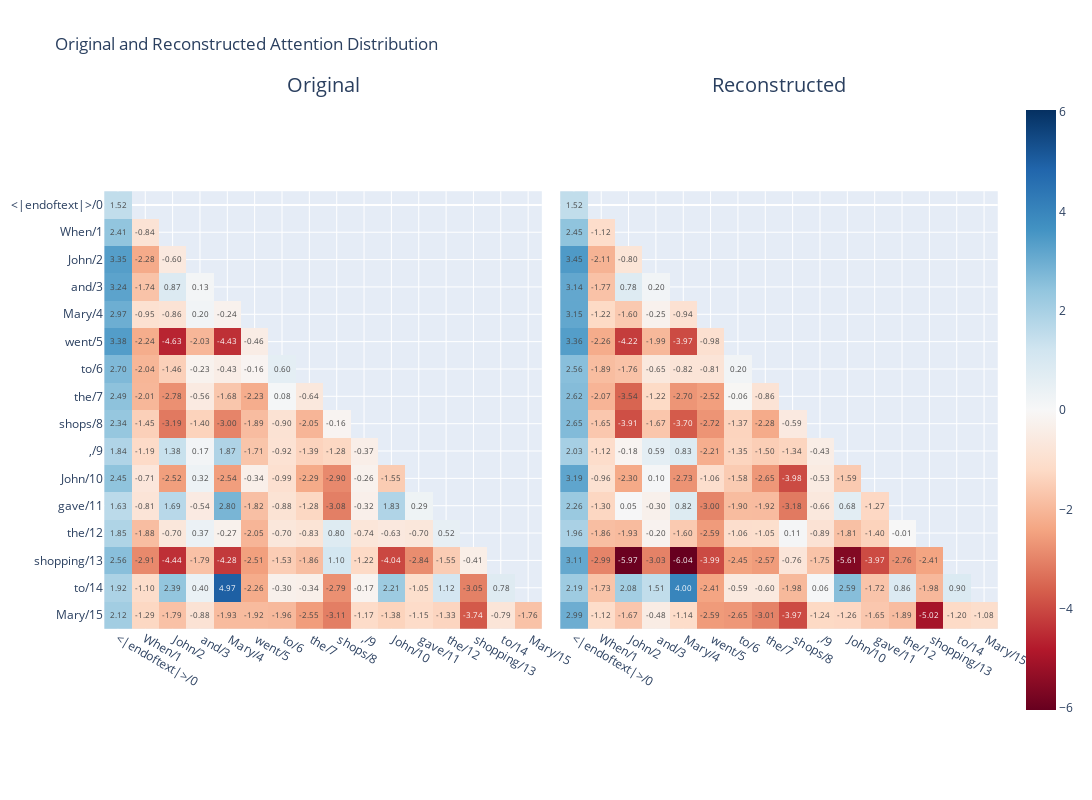

This figure's notebook cell:
### Code cell
def plot_attn(patterns, token_df, title="", facet_col_labels = ["Original", "Reconstructed"]):
    '''
    # patterns_original = cache[utils.get_act_name("pattern", LAYER_IDX)][0,HEAD_IDX].detach().cpu()
    # patterns_reconstructed = cache_reconstructed_query[utils.get_act_name("pattern", LAYER_IDX)][0,HEAD_IDX].detach().cpu()
    patterns_original = cache[utils.get_act_name("attn_scores", LAYER_IDX)][0,HEAD_IDX].detach().cpu()
    patterns_reconstructed = cache_reconstructed_query[utils.get_act_name("attn_scores", LAYER_IDX)][0,HEAD_IDX].detach().cpu()
    both_patterns = torch.stack([patterns_original, patterns_reconstructed])
    plot_attn(both_patterns.detach().cpu(), token_df, title="Original and Reconstructed Attention Distribution")
    
    '''
    fig = px.imshow(patterns, text_auto=".2f", title=title,
                    facet_col=0,
                    color_continuous_midpoint=0,
                    color_continuous_scale="RdBu",
                    )
    
    tickvals = np.arange(patterns.shape[2])
    ticktext = token_df["unique_token"].tolist()
    
    # add tokens as x-ticks and y-ticks, for each facet
    # Update x-ticks and y-ticks for each facet
    for i in range(len(facet_col_labels)):
        fig.update_xaxes(
            dict(tickmode='array', tickvals=tickvals, ticktext=ticktext),
            row=1, col=i+1
        )
        fig.update_yaxes(
            dict(tickmode='array', tickvals=tickvals, ticktext=ticktext),
            row=1, col=i+1
        )
    
    
    # add facet col labels:
    for i, label in enumerate(facet_col_labels):
        fig.layout.annotations[i].text = label
        fig.layout.annotations[i].font.size = 20
        
    fig.update_layout(
        width=1200,
        height=800,
    )
    fig.show()


LAYER_IDX = sparse_autoencoder.cfg.hook_point_layer
HEAD_IDX = 7
patterns_original = original_cache[utils.get_act_name("attn_scores", LAYER_IDX)][0,HEAD_IDX].detach().cpu()
patterns_reconstructed = cache_reconstructed_query[utils.get_act_name("attn_scores", LAYER_IDX)][0,HEAD_IDX].detach().cpu()
both_patterns = torch.stack([patterns_original, patterns_reconstructed])
plot_attn(both_patterns.detach().cpu(), token_df, title="Original and Reconstructed Attention Distribution")
# patterns_original = original_cache[utils.get_act_name("pattern", LAYER_IDX)][0,HEAD_IDX].detach().cpu()
# patterns_reconstructed = cache_reconstructed_query[utils.get_act_name("pattern", LAYER_IDX)][0,HEAD_IDX].detach().cpu()
# both_patterns = torch.stack([patterns_original, patterns_reconstructed])
# plot_attn(both_patterns.detach().cpu(), token_df, title="Original and Reconstructed Attention Distribution")

### Figure 1 — Plotly figure (JSON) as saved in the notebook; plotly's stock layout.template omitted (floating-point values rounded to 4 significant figures; data arrays with more than 128 entries replaced by an {"elided": "..."} marker saying what was removed)
{"data": [{"coloraxis": "coloraxis", "hovertemplate": "x: %{x}<br>y: %{y}<br>color: %{z}<extra></extra>", "name": "0", "texttemplate": "%{z:.2f}", "type": "heatmap", "xaxis": "x", "yaxis": "y", "z": {"elided": "16x16 float values"}}, {"coloraxis": "coloraxis", "hovertemplate": "x: %{x}<br>y: %{y}<br>color: %{z}<extra></extra>", "name": "1", "texttemplate": "%{z:.2f}", "type": "heatmap", "xaxis": "x2", "yaxis": "y2", "z": {"elided": "16x16 float values"}}], "layout": {"annotations": [{"font": {"size": 20}, "showarrow": false, "text": "Original", "x": 0.245, "xanchor": "center", "xref": "paper", "y": 1, "yanchor": "bottom", "yref": "paper"}, {"font": {"size": 20}, "showarrow": false, "text": "Reconstructed", "x": 0.755, "xanchor": "center", "xref": "paper", "y": 1, "yanchor": "bottom", "yref": "paper"}], "coloraxis": {"cmid": 0, "colorscale": [[0, "rgb(103,0,31)"], [0.1, "rgb(178,24,43)"], [0.2, "rgb(214,96,77)"], [0.3, "rgb(244,165,130)"], [0.4, "rgb(253,219,199)"], [0.5, "rgb(247,247,247)"], [0.6, "rgb(209,229,240)"], [0.7, "rgb(146,197,222)"], [0.8, "rgb(67,147,195)"], [0.9, "rgb(33,102,172)"], [1, "rgb(5,48,97)"]]}, "height": 800, "title": {"text": "Original and Reconstructed Attention Distribution"}, "width": 1200, "xaxis": {"anchor": "y", "constrain": "domain", "domain": [0, 0.49], "scaleanchor": "y", "tickmode": "array", "ticktext": ["<|endoftext|>/0", "When/1", " John/2", " and/3", " Mary/4", " went/5", " to/6", " the/7", " shops/8", ",/9", " John/10", " gave/11", " the/12", " shopping/13", " to/14", " Mary/15"], "tickvals": [0, 1, 2, 3, 4, 5, 6, 7, 8, 9, 10, 11, 12, 13, 14, 15]}, "xaxis2": {"anchor": "y2", "domain": [0.51, 1], "matches": "x", "tickmode": "array", "ticktext": ["<|endoftext|>/0", "When/1", " John/2", " and/3", " Mary/4", " went/5", " to/6", " the/7", " shops/8", ",/9", " John/10", " gave/11", " the/12", " shopping/13", " to/14", " Mary/15"], "tickvals": [0, 1, 2, 3, 4, 5, 6, 7, 8, 9, 10, 11, 12, 13, 14, 15]}, "yaxis": {"anchor": "x", "autorange": "reversed", "constrain": "domain", "domain": [0, 1], "tickmode": "array", "ticktext": ["<|endoftext|>/0", "When/1", " John/2", " and/3", " Mary/4", " went/5", " to/6", " the/7", " shops/8", ",/9", " John/10", " gave/11", " the/12", " shopping/13", " to/14", " Mary/15"], "tickvals": [0, 1, 2, 3, 4, 5, 6, 7, 8, 9, 10, 11, 12, 13, 14, 15]}, "yaxis2": {"anchor": "x2", "domain": [0, 1], "matches": "y", "showticklabels": false, "tickmode": "array", "ticktext": ["<|endoftext|>/0", "When/1", " John/2", " and/3", " Mary/4", " went/5", " to/6", " the/7", " shops/8", ",/9", " John/10", " gave/11", " the/12", " shopping/13", " to/14", " Mary/15"], "tickvals": [0, 1, 2, 3, 4, 5, 6, 7, 8, 9, 10, 11, 12, 13, 14, 15]}}}
